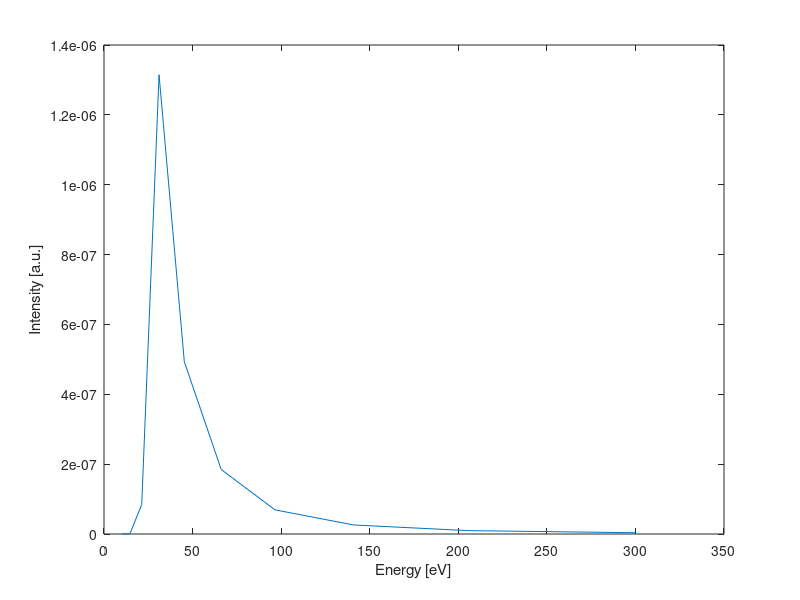

This chart was generated by the following MATLAB code: (Note: this script raises an error after producing the figure.)

transmission_n = 10;
% Parameters
x_min = 10;
x_max = 300;

% Generate x values between 10 and 300
%x = linspace(x_min, x_max, transmission_n);
x = logspace(log10(x_min), log10(x_max), transmission_n);

% Calculate y values proportional to x^(-2)
%I_assumption = (x-6).^(-2)+0.004;%nonenergetic
%I_assumption = exp(-(x*10^(-3)));%energetic
c = 3*10^(10);
m = 9.1*10^(-28);
h = 6.63*10^(-27);
E = 4.8*10^(-10);
k = 1.38*10^(-16);
H = 4.14*10^(-15);
Z = 1;
s = 3.6;
v = 10^6;
n = 10^(20);
TA = 1000;
TB = 50;

I_assumptionA = (2^5 * pi * E^6 / (3 * c^3 * m)) * sqrt(2 * pi / (3 * m * k)) * ...
     n^2 * Z^2 * TA^(-0.5) .* exp(-h*x ./ (H * k * TA));

% % Calculate I_assumption2 where x > 0
% I_assumptionB = (16 * pi * E^6 / (sqrt(3) * c^3 * m^2)) * n^2 * Z^2 * (2 * s - 3) / (2 * s - 2) * ...
%     v^(2 * s - 3) ./ (2 * h * 1e-6 * x / (H * m)).^(s - 1);
I_assumptionB = (2^5 * pi * E^6 / (3 * c^3 * m)) * sqrt(2 * pi / (3 * m * k)) * ...
     n^2 * Z^2 * TB^(-0.5) .* exp(-h *x ./ (H * k * TB));
I_assumptionB = x.^(1-s);
% % Calculate I_assumption2 where x > 0
% I_assumption(x* p > l) = (16 * pi * E^6 / (sqrt(3) * c^3 * m^2)) * n^2 * Z^2 * (2 * s - 3) / (2 * s - 2) * ...
%     v^(2 * s - 3) ./ (2 * h * p * x( x* p > l) / (H * m)).^(s - 1);

threshold = 25;
I_assumption = I_assumptionA.*(1+exp((1*(x-threshold)))).^(-1)+ I_assumptionB.*(1+exp(-(1*(x-threshold)))).^(-1);
I_assumption = I_assumption*1e-2;

% Plot the graph
figure;
plot(x, I_assumption);
% hold on;
% plot(x,I_assumptionA);
% hold on;
% plot(x,I_assumptionB);
xlabel('Energy [eV]');
ylabel('Intensity [a.u.]');
hold on;
% title('I_assumption');
% grid on;
% set(gca, 'XScale', 'log');
% set(gca, 'YScale', 'log');
% xlim([x_min x_max]);

transmissionfile = sprintf('transmission_data%d.mat',transmission_n);
if ~isfile(transmissionfile)
    transmission(transmission_n);
end
load(transmissionfile, 'transmission_matrix','means', 'U','s','v','M','K');

Ep = transmission_matrix*I_assumption.';

%I = transmission_matrix\Ep;
I = get_distribution(M,K,U,s,v,Ep, transmission_matrix, means);

% figure; % 新しい図を作成
plot(means, I, 'o-'); % 点と線でプロット
xlabel('Energy[eV]'); % x軸のラベル
ylabel('Intensity[a.u.]'); % y軸のラベル
% title('Bremsstrahlung Intensity'); % タイトル
hold off;
grid on; % グリッドを表示
set(gca, 'XScale', 'log');
set(gca, 'YScale', 'log');
xlim([x_min x_max]);
